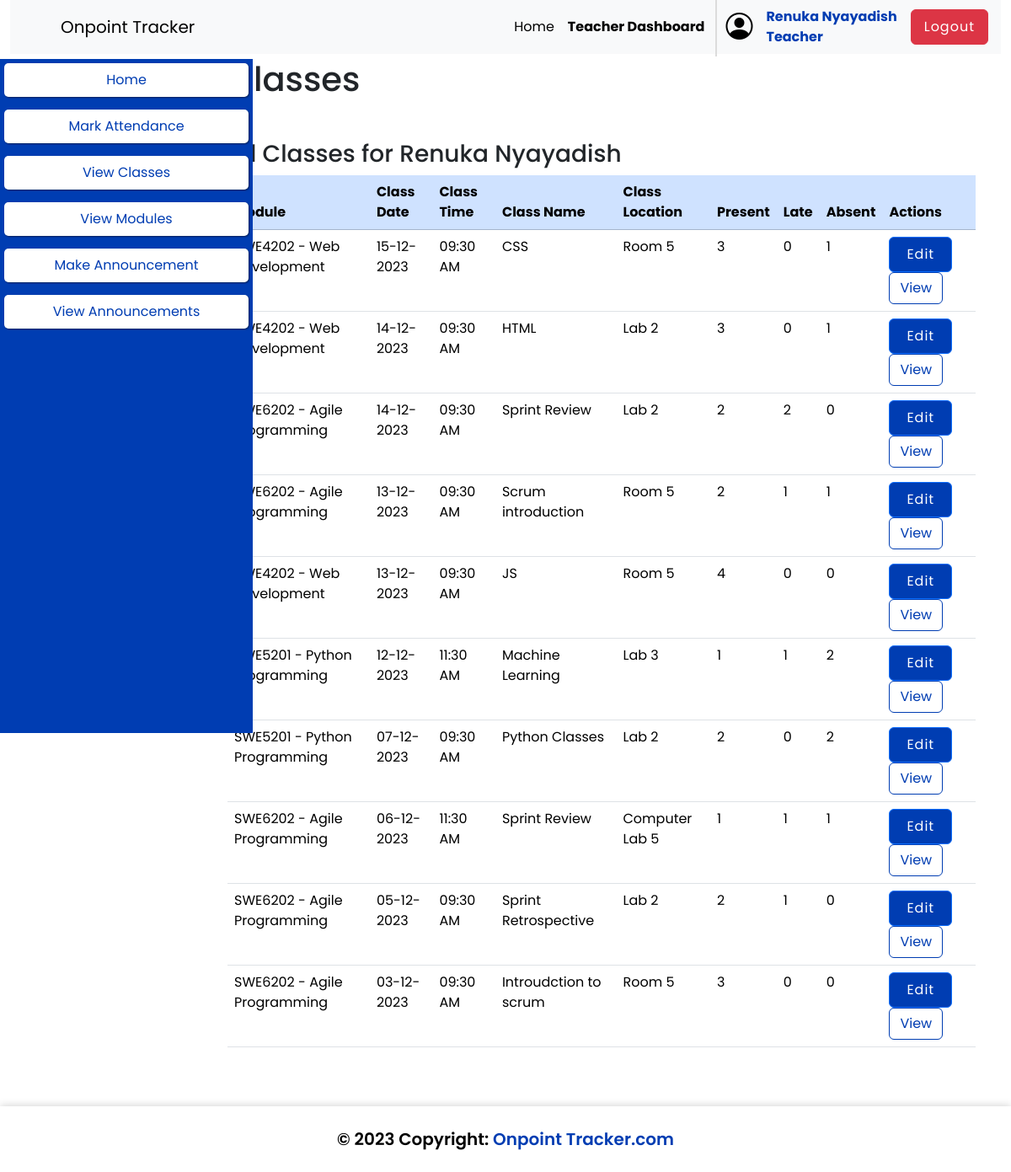
Page /pages/teacher_view_all_classes.php (signed in) on the earlier database version.
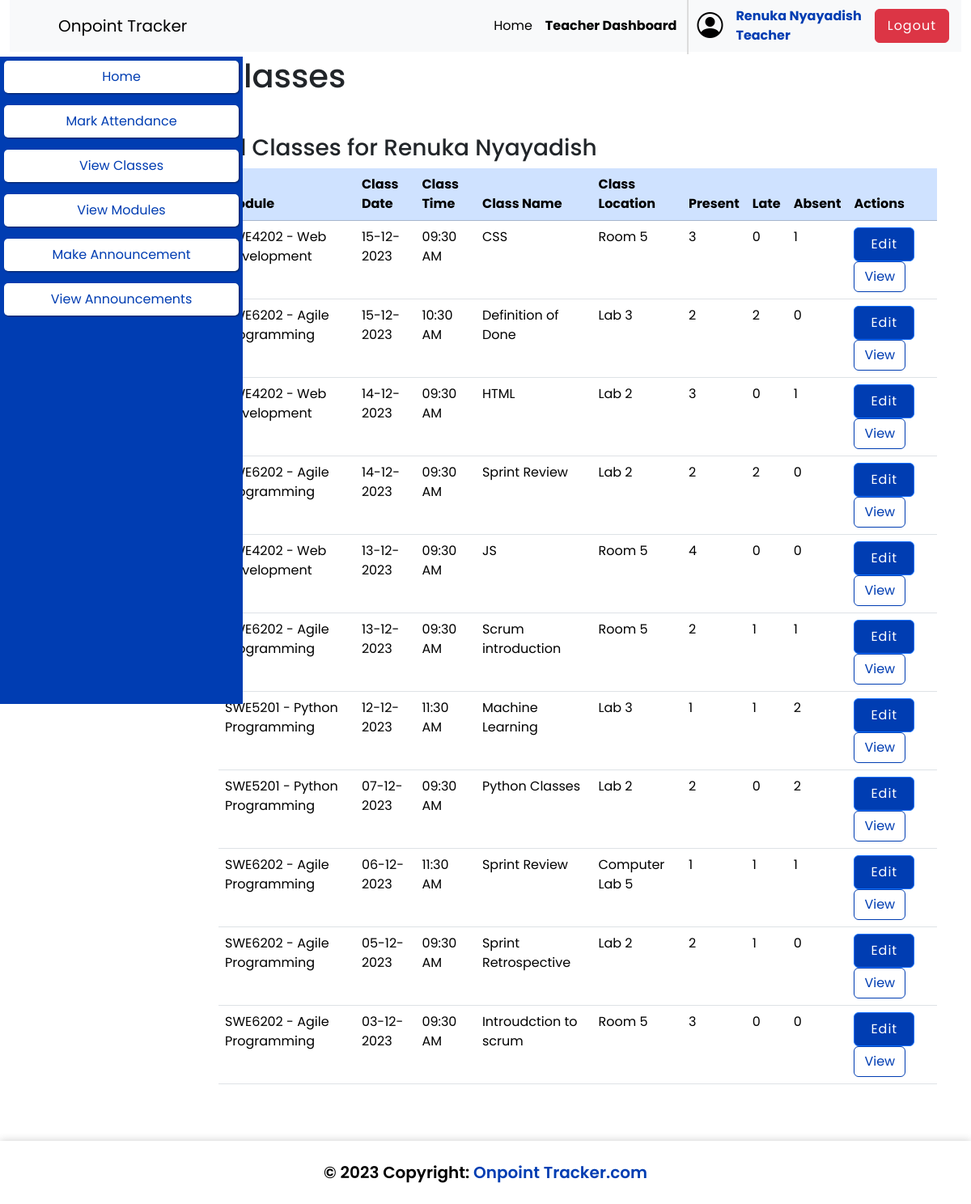
Same page on the later database version.
### tables this page shows
CREATE TABLE `class` (
  `class_id` int(11) NOT NULL,
  `class_name` varchar(50) NOT NULL,
  `class_date` date NOT NULL,
  `class_time` time NOT NULL,
  `class_location` varchar(50) NOT NULL,
  `class_module_id` int(11) NOT NULL
);

CREATE TABLE `module` (
  `module_id` int(11) NOT NULL,
  `module_name` varchar(50) DEFAULT NULL,
  `module_course_id` int(11) NOT NULL,
  `module_tutor_id` int(11) DEFAULT NULL
);

### pages/teacher_view_all_classes.php (the view, shortened to what this page needs)
<!DOCTYPE html>
<html lang="en">
<head>
    <link rel="stylesheet" href="../inc/home.css">
    <link href="https://cdn.jsdelivr.net/npm/bootstrap@5.3.2/dist/css/bootstrap.min.css" rel="stylesheet">
    <?php
    require_once('..\inc\head.php'); ?>
</head>
<body>
    <div class="container-fluid">
        <?php require_once('..\inc\nav.php'); ?>
    </div>
    <?php require_once('..\inc\teacher_sidebar.php');
    ?>
    <section class="container">
        <h1 class="mb-5">
            Classes
        </h1>
        <h3 class="mt-5">All Classes for <?php echo $_SESSION["first_name"] . " " . $_SESSION["last_name"] ?></h3>
        <table class="table">
            <thead>
                <tr class="table-primary">
                    <th scope="col">
                        Module
                    </th>
                    <th scope="col">
                        Class Date
                    </th>
                    <th scope="col">
                        Class Time
                    </th>
                    <th scope="col">
                        Class Name
                    </th>
                    <th scope="col">
                        Class Location
                    </th>
                    <th scope="col">
                        Present
                    </th>
                    <th scope="col">
                        Late
                    </th>
                    <th scope="col">
                        Absent
                    </th>
                    <th scope="col">
                        Actions
                    </th>
                </tr>
            </thead>
            <tbody>
                <?php
                $tutor_id = $_SESSION["user_id"];
                $select_query = "SELECT
                class.class_id,
                class.class_date,
                class.class_time,
                class.class_name,
                class.class_location,
                SUM(attendance_status='P') as present,
                SUM(attendance_status='L') as late,
                SUM(attendance_status='A') as absent,
                class.class_module_id,
                module.module_name
                FROM
                    class
                JOIN
                    attendance,module
                WHERE
                    attendance.attendance_class_id=class.class_id
                    and class.class_module_id=module.module_id
                    and module.module_tutor_id = $tutor_id
                GROUP BY
                    attendance_class_id
                ORDER BY
                    class.class_date DESC;";
                $get_query = mysqli_query($conn, $select_query);
                if ($get_query) {
                    $result = mysqli_fetch_all($get_query);
                    foreach ($result as $attendance) {
                ?>
                        <tr>
                            <td>
                                <?php echo $attendance[9]; ?>
                            </td>
                            <td>
                                <?php echo date('d-m-Y', strtotime($attendance[1])); ?>
                            </td>
                            <td>
                                <?php echo date('h:i A', strtotime($attendance[2])); ?>
                            </td>
                            <td>
                                <?php echo $attendance[3]; ?>
                            </td>
                            <td>
                                <?php echo $attendance[4]; ?>
                            </td>
                            <td>
                                <?php echo $attendance[5]; ?>
                            </td>
                            <td>
                                <?php echo $attendance[6]; ?>
                            </td>
                            <td>
                                <?php echo $attendance[7]; ?>
                            </td>
                            <td>
                                <a class="btn btn-primary" href="teacher_edit_attendance.php?class_id=<?php echo $attendance[0] ?>">Edit</a>
                                <a class="btn btn-outline-primary" href="teacher_view_attendance.php?class_id=<?php echo $attendance[0] ?>">View</a>
                            </td>
                        </tr>
                <?php
                    }
                }
                ?>
            </tbody>
        </table>
    </section>
    <footer class="bg-light text-center text-lg-start">
        <div class="text-center p-4" style="background-color: white; color:black; font-size: 20px; font-weight:600; box-shadow: 0 0 10px rgba(0, 0, 0, 0.2); ">
            © 2023 Copyright:
            <a href="home.html" style="font-size: 20px; font: weight 600px; color:#003DB2; text-decoration:none">Onpoint
                Tracker.com</a>
        </div>
    </footer>
</body>
</html>

### inc/head.php (shortened to what this page needs)
<head>
    <link href="https://cdn.jsdelivr.net/npm/bootstrap@5.3.2/dist/css/bootstrap.min.css" rel="stylesheet">
</head>

### inc/nav.php (shortened to what this page needs)
<?php
function generate_common_nav()
{
?>
    <nav class='navbar navbar-expand-lg navbar-light bg-light'>
        <a class='navbar-brand' href='index.php'>Onpoint Tracker</a>
        <div class='collapse navbar-collapse justify-content-end' id='navbarNav'>
            <ul class='navbar-nav ml-auto'>
                <li class='nav-item " . ($currentPage == ' index.php' ? 'active' : '' ) . "'>
                    <a class='nav-link active' href='index.php'>Home</a>
                </li>
            </ul>
<?php
}
?>
<?php
function generate_user_details()
{
?>
    <div class='d-flex align-items-center gap-3'>
        <i class=" bi bi-person-circle" style="font-size: 2rem;"></i>
                    <span class='navbar-text' style='color: #003DB2; font-weight: bold;'>
                        <?php
                        echo $_SESSION['first_name'] . ' ' . $_SESSION['last_name'];
                        echo "<br>";
                        echo $_SESSION['role_name'] . "</span>";
                        ?>
                    <form class='form-inline' action="../pages/logout.php">
                        <input type="submit" value="Logout" class="btn btn-danger">
                    </form>
        </div>
    <?php
}
    ?>
    <?php
    if (isset($_SESSION['logged_in']) && $_SESSION['logged_in'] == TRUE) {
    ?>
        <?php generate_common_nav(); ?>
        <?php
        if ($_SESSION['role_name'] == 'Administrator') { ?>
            <ul class='navbar-nav ml-auto'>
                <li class='nav-item " . ($currentPage==' admin_dashboard.php' ? 'active' : '' ) . "'>
                    <a class='nav-link active' href='admin_dashboard.php'><b>Admin Dashboard</b></a>
                </li>
            </ul>
            <div class=" vertical-line">
                    </div>
                    </div>
                    <?php generate_user_details(); ?>
    </nav>
        <?php
        } else if ($_SESSION['role_name'] == 'Teacher') { ?>
            <ul class='navbar-nav ml-auto'>
                <li class='nav-item " . ($currentPage==' teacher_dashboard.php' ? 'active' : '' ) . "'>
                    <a class='nav-link active' href='teacher_dashboard.php'><b>Teacher Dashboard</b></a>
                </li>
            </ul>
            <div class=" vertical-line">
                    </div>
                    </div>
                    <?php generate_user_details(); ?>
                    </nav>
                <?php
            }
                ?>
            <?php
        }
            ?>
            <link rel="stylesheet" href="https://cdn.jsdelivr.net/npm/bootstrap-icons@1.11.2/font/bootstrap-icons.min.css">

### inc/teacher_sidebar.php (shortened to what this page needs)
<div class="sidebar">
    <a href="teacher_dashboard.php">Home</a>
    <a href="teacher_modules_menu.php">Mark Attendance</a>
    <a href="teacher_view_all_classes.php">View Classes</a>
    <a href="teacher_modules_menu.php">View Modules</a>
    <a href="teacher_make_announcement.php">Make Announcement</a>
    <a href="teacher_view_announcements.php">View Announcements</a>
</div>

### inc/home.css (style rules this page uses)
* { margin: 0; padding: 0; box-sizing: border-box; font-family: "Poppins", sans-serif; }
body { background-color: white; }
.container { width: 100%; margin: auto; margin: 70px 70px 70px 70px; }
ul li:before { font-weight: bold; display: inline-block; width: 2em; margin-left: -1em; }

### inc/head.php (style rules this page uses)
* { margin: 0; padding: 0; box-sizing: border-box; font-family: "Poppins", sans-serif; }

### pages/teacher_view_all_classes.php (style rules this page uses)
.navbar { padding: 10px }
.btn-outline-primary, .btn-outline-primary:active, .btn-outline-primary:visited { border-color: #003DB2 !important; color: #003DB2 !important; }
.btn-primary, .btn-primary:active, .btn-primary:visited { background-color: #003DB2 !important; }
.container { padding-left: 20%; }
.container-fluid { top: 0; position: fixed; z-index: 1000; }

### inc/nav.php (style rules this page uses)
.navbar { padding: 10px; position: sticky; height: 8vh; }
.vertical-line { border-left: 2px solid gainsboro; height: 70px; margin-left: 5px; margin-right: 10px; }
.btn-primary { padding: 8px 20px 8px 20px; letter-spacing: 1px; }
.btn-danger { padding: 8px 15px 8px 15px; letter-spacing: 1px; margin-right: 5px; }
.bi-person-circle { color: black; }
.navbar-brand { margin-left: 50px; }

### inc/teacher_sidebar.php (style rules this page uses)
.sidebar { position: fixed; height: 100vh; width: 25%; padding: 5px; background-color: #003DB2; margin: right 500px; }
.sidebar a { display: block; box-shadow: 1px 1px 2px rgba(0, 0, 0, 0.5); padding: 8px 16px; text-align: center; text-decoration: none; background-color: #ffffff; color: #003DB2; border-radius: 5px; margin-bottom: 15px; }

Differences in the rows shown:
added class: class_module.module_name "SWE6202 - Agile Programming", class_date "15-12-2023", class_time "10:30 AM", class_name "Definition of Done", class_location "Lab 3", attendance "2", attendance "0"
shown differently, row unchanged: class "JS": moves up the list
